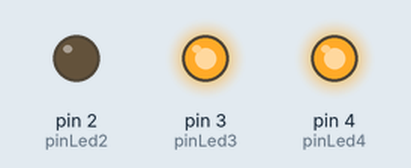
Recording of a sketch running on a simulated Arduino Uno, built with avr-gcc and run on an emulated ATmega328P. On the bench: output pins drawn as LEDs (lit = HIGH). Random numbers use the default seed unless the sketch sets one; what the sketch prints to the serial monitor is not drawn.

Above: at 0.1 s.
Timing chart, 0 to 1.6 s (numbered marks = the images above):
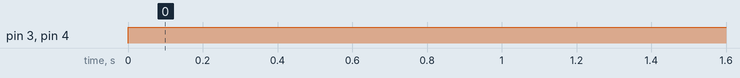

Measured:
- by itself, pin 3 (pinLed3), pin 4 (pinLed4): LOW → HIGH at 0.00 s

The sketch:

dice.ino
```cpp
 int pinLed1=1;
  int pinLed2=2;
  int pinLed3=3;
  int pinLed4=4;
int ran;


void setup() {
  // put your main code here, to run repeatedly:
 pinMode(pinLed1,OUTPUT);
 pinMode(pinLed2,OUTPUT);
 pinMode(pinLed3,OUTPUT);
 pinMode(pinLed4,OUTPUT);
randomSeed(analogRead(0));
  Serial.begin(9600);
 ran=random(1,7);
}
void loop(){


if(ran==1)
digitalWrite(pinLed4,HIGH);
if(ran==2)
digitalWrite(pinLed3,HIGH);
if(ran==3){
digitalWrite(pinLed4,HIGH);
digitalWrite(pinLed3,HIGH);}
if(ran==4){
digitalWrite(pinLed2,HIGH);
digitalWrite(pinLed3,HIGH);}
if(ran==5){
digitalWrite(pinLed4,HIGH);
digitalWrite(pinLed2,HIGH);
digitalWrite(pinLed3,HIGH);}
if(ran==6){
digitalWrite(pinLed1,HIGH);
digitalWrite(pinLed2,HIGH);
digitalWrite(pinLed3,HIGH);}
Serial.println(ran);

}
```
